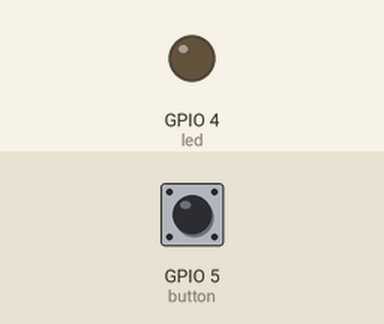
Recording of a program running on a simulated ESP8266 board running MicroPython. Parts: output pins drawn as LEDs (lit = HIGH). Inputs (shaded band) come from the test bench; at power-on: GPIO 5 (button) HIGH.

Above: at 1.2 s.
1.3 s: GPIO 5 (button) pulled LOW for 0.15 s
At 1.37 s:
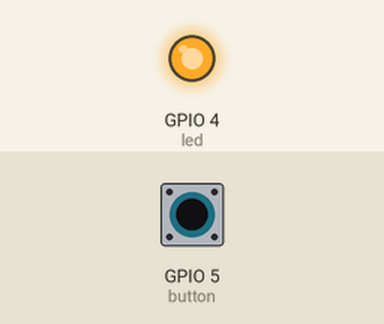
2.9 s: GPIO 5 (button) pulled LOW for 3.2 s
At 7.0 s:
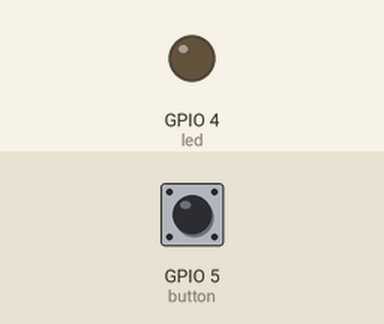
Timing chart, 0 to 8.5 s (numbered marks = the images above; inputs shaded):
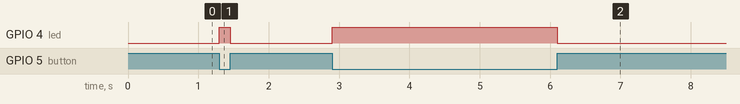

Measured:
- after the input at 1.3 s, GPIO 4 (led): LOW → HIGH at once, → LOW 0.15 s later
- after the input at 2.9 s, GPIO 4 (led): LOW → HIGH at once, → LOW 3.2 s later

The program:

ButtonAndLed.py
```python
from machine import Pin

led = Pin(4, Pin.OUT)

#create button object from pin5,Set Pin5 to Input
button = Pin(5, Pin.IN,Pin.PULL_UP)

try:
    while True:
      if not button.value():
        led.value(1)  #Set led turn on
      else:
        led.value(0)  #Set led turn off
except:
    pass
```
